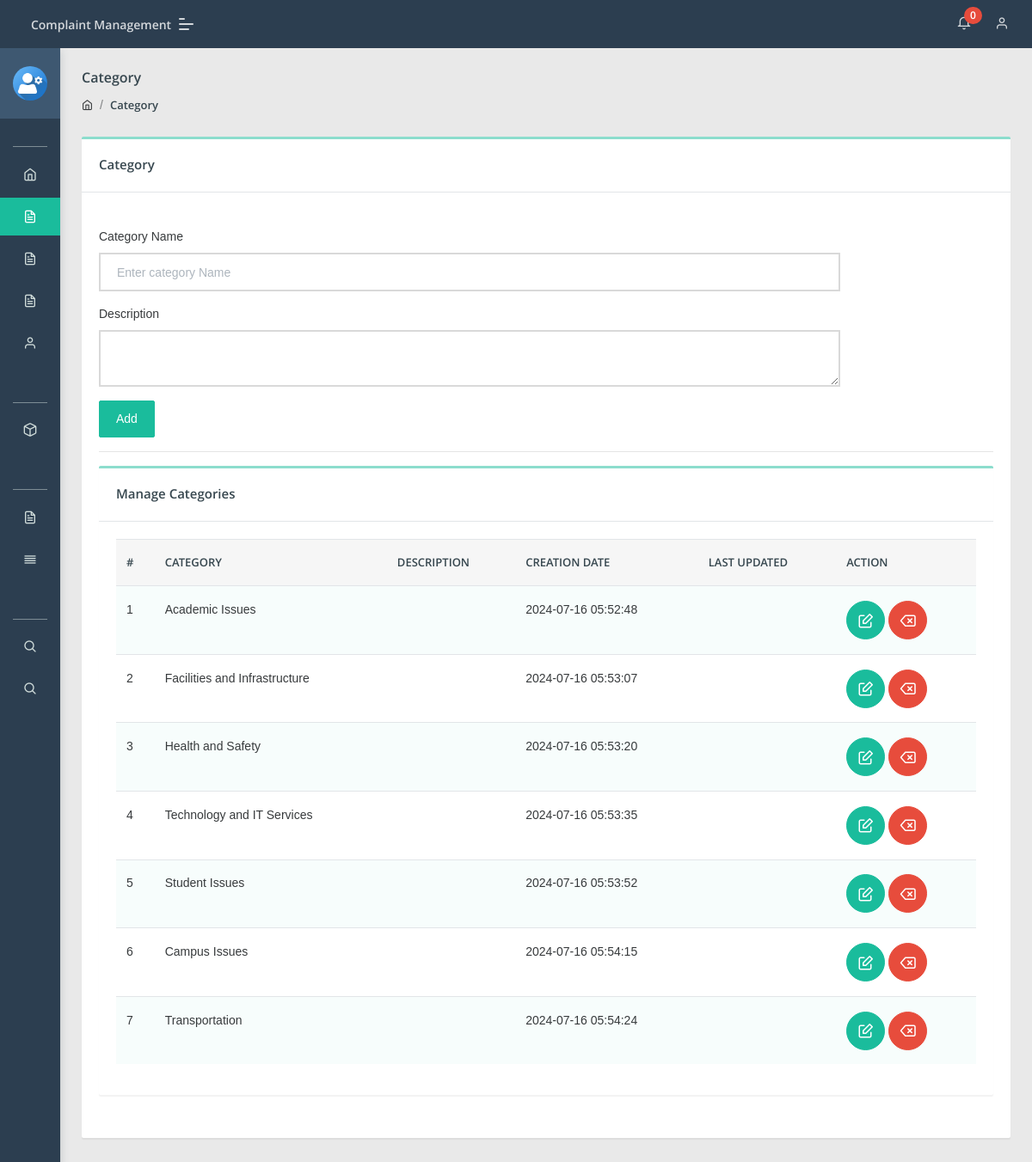
The app's page /admin/category.php (signed in) with its own data.
### tables this page shows
CREATE TABLE `category` (
  `id` int NOT NULL,
  `categoryName` varchar(255) DEFAULT NULL,
  `categoryDescription` longtext,
  `creationDate` timestamp NULL DEFAULT CURRENT_TIMESTAMP,
  `updationDate` timestamp NULL DEFAULT NULL ON UPDATE CURRENT_TIMESTAMP
);

### admin/category.php (the view, shortened to what this page needs)
<?php
include('include/config.php');
if(strlen($_SESSION['aid'])==0)
    {
header('location:index.php');
}
else{
?>
<!DOCTYPE html>
<html lang="en">
<head>
    <link rel="stylesheet" href="assets/css/style.css">
</head>
<body class="">
	<?php include('include/sidebar.php');?>
	<?php include('include/header.php');?>
<section class="pcoded-main-container">
    <div class="pcoded-content">
        <div class="page-header">
            <div class="page-block">
                <div class="row align-items-center">
                    <div class="col-md-12">
                        <div class="page-header-title">
                            <h5 class="m-b-10">Category</h5>
                        </div>
                        <ul class="breadcrumb">
                            <li class="breadcrumb-item"><a href="dashboard.php"><i class="feather icon-home"></i></a></li>
                            <li class="breadcrumb-item"><a href="category.php">Category</a></li>
                        </ul>
                    </div>
                </div>
            </div>
        </div>
        <div class="row">
            <div class="col-sm-12">
                <div class="card">
                    <div class="card-header">
                        <h5>Category</h5>
                    </div>
                    <div class="card-body">
                        <div class="row">
                            <div class="col-md-10">
                                    <br />
                                <form method="post" name="Category">
                                    <div class="form-group">
                                        <label for="exampleInputEmail1">Category Name</label>
                                        <input type="text"placeholder="Enter category Name"  name="category" class="form-control" required="true">
                                    </div>
                                      <div class="form-group">
                                        <label for="exampleInputEmail1">Description</label>
                                        <textarea  name="description" class="form-control" ></textarea>
                                    </div>
                                    <button type="submit" class="btn  btn-primary" name="submit">Add</button>
                                </form>
                            </div>
                        </div>
                     <hr>
                      <div class="row">
                            <div class="col-xl-12">
                <div class="card">
                    <div class="card-header">
                        <h5>Manage Categories</h5>
                    </div>
                    <div class="card-body table-border-style">
                        <div class="table-responsive">
                            <table class="table table-striped">
                                <thead>
                                    <tr>
                                            <th>#</th>
                                            <th>Category</th>
                                            <th>Description</th>
                                            <th>Creation date</th>
                                            <th>Last Updated</th>
                                            <th>Action</th>
                                        </tr>
                                </thead>
                                <tbody>
                                    <?php $query=mysqli_query($con,"select * from category");
$cnt=1;
while($row=mysqli_fetch_array($query))
{
?>
                                        <tr>
                                            <td><?php echo htmlentities($cnt);?></td>
                                            <td><?php echo htmlentities($row['categoryName']);?></td>
                                            <td><?php echo htmlentities($row['categoryDescription']);?></td>
                                            <td> <?php echo htmlentities($row['creationDate']);?></td>
                                            <td><?php echo htmlentities($row['updationDate']);?></td>
                                            <td>
                                            <a href="edit-category.php?id=<?php echo $row['id']?>" class="btn btn-icon btn-primary btn-xs"><i class="feather icon-edit"></i></a>
                                            <a href="category.php?id=<?php echo $row['id']?>&del=delete" class="btn  btn-icon btn-danger" onClick="return confirm('Are you sure you want to delete?')"><i class="feather icon-delete"></i></a></td>
                                        </tr>
                                        <?php $cnt=$cnt+1; } ?>
                                </tbody>
                            </table>
                        </div>
                    </div>
                </div>
            </div>
                        </div>
                    </div>
                </div>
            </div>
        </div>
    </div>
</section>
</body>
</html>
<?php } ?>

### admin/include/sidebar.php (shortened to what this page needs)
<nav class="pcoded-navbar  ">
	<div class="navbar-wrapper  ">
		<div class="navbar-content scroll-div " >
			<div class="">
				<div class="main-menu-header">
					<img class="img-radius" src="assets/images/user/user-gear.png" alt="User-Profile-Image">
					<div class="user-details">
					</div>
				</div>
			</div>
			<ul class="nav pcoded-inner-navbar ">
				<li class="nav-item pcoded-menu-caption">
				</li>
				<li class="nav-item">
				    <a href="dashboard.php" class="nav-link "><span class="pcoded-micon"><i class="feather icon-home"></i></span><span class="pcoded-mtext">Dashboard</span></a>
				</li>
				<li class="nav-item">
				    <a href="category.php" class="nav-link "><span class="pcoded-micon"><i class="feather icon-file-text"></i></span><span class="pcoded-mtext">Add Category</span></a>
				</li>
				<li class="nav-item">
				    <a href="subcategory.php" class="nav-link "><span class="pcoded-micon"><i class="feather icon-file-text"></i></span><span class="pcoded-mtext">Add Subcategory</span></a>
				</li>
				<li class="nav-item">
				    <a href="state.php" class="nav-link "><span class="pcoded-micon"><i class="feather icon-file-text"></i></span><span class="pcoded-mtext">Add College</span></a>
				</li>
				<li class="nav-item">
				    <a href="manage-users.php" class="nav-link "><span class="pcoded-micon"><i class="feather icon-user"></i></span><span class="pcoded-mtext">Manage Users</span></a>
				</li>
				<li class="nav-item pcoded-menu-caption">
				</li>
				<li class="nav-item pcoded-hasmenu">
					<a href="#!" class="nav-link "><span class="pcoded-micon"><i class="feather icon-box"></i></span><span class="pcoded-mtext">Manage Complaint</span></a>
				</li>
				<li class="nav-item pcoded-menu-caption">
				</li>
				<li class="nav-item">
				    <a href="between-date-userreport.php" class="nav-link "><span class="pcoded-micon"><i class="feather icon-file-text"></i></span><span class="pcoded-mtext">User Reports</span></a>
				</li>
				<li class="nav-item">
				    <a href="between-date-complaintreport.php" class="nav-link "><span class="pcoded-micon"><i class="feather icon-align-justify"></i></span><span class="pcoded-mtext">Complaints Report</span></a>
				</li>
				<li class="nav-item pcoded-menu-caption">
				</li>
				<li class="nav-item">
				    <a href="user-search.php" class="nav-link "><span class="pcoded-micon"><i class="feather icon-search"></i></span><span class="pcoded-mtext">User Search</span></a>
				</li>
				<li class="nav-item">
				    <a href="complaint-search.php" class="nav-link "><span class="pcoded-micon"><i class="feather icon-search"></i></span><span class="pcoded-mtext">Search Complaint</span></a>
				</li>
			</ul>
		</div>
	</div>
</nav>

### admin/include/header.php (shortened to what this page needs)
<header class="navbar pcoded-header navbar-expand-lg navbar-light header-dark">
				<div class="m-header">
					<a class="mobile-menu" id="mobile-collapse" href="#!"><span></span></a>
					<a href="dashboard.php" class="b-brand">
						<strong>Complaint Management</strong>
					</a>
				</div>
				<div class="collapse navbar-collapse">
					<ul class="navbar-nav ml-auto">
						<li>
							<div class="dropdown">
								<a class="dropdown-toggle" href="#" data-toggle="dropdown">
									<i class="icon feather icon-bell"></i>
									<?php
$rt = mysqli_query($con,"select tblcomplaints.*,users.fullName as name from tblcomplaints join users on users.id=tblcomplaints.userId where tblcomplaints.status is null");
$num1 = mysqli_num_rows($rt);
?>
									<span class="badge badge-pill badge-danger"><?php echo htmlentities($num1)?></span>
								</a>
							</div>
						</li>
						<li>
							<div class="dropdown drp-user">
								<a href="#" class="dropdown-toggle" data-toggle="dropdown">
									<i class="feather icon-user"></i>
								</a>
							</div>
						</li>
					</ul>
				</div>
	</header>

### records on screen
category: categoryName "Academic Issues", creationDate "2024-07-16 05:52:48"
category: categoryName "Facilities and Infrastructure", creationDate "2024-07-16 05:53:07"
category: categoryName "Health and Safety", creationDate "2024-07-16 05:53:20"
category: categoryName "Technology and IT Services", creationDate "2024-07-16 05:53:35"
category: categoryName "Student Issues", creationDate "2024-07-16 05:53:52"
category: categoryName "Campus Issues", creationDate "2024-07-16 05:54:15"
category: categoryName "Transportation", creationDate "2024-07-16 05:54:24"

### other values on screen
$num1 "0"
